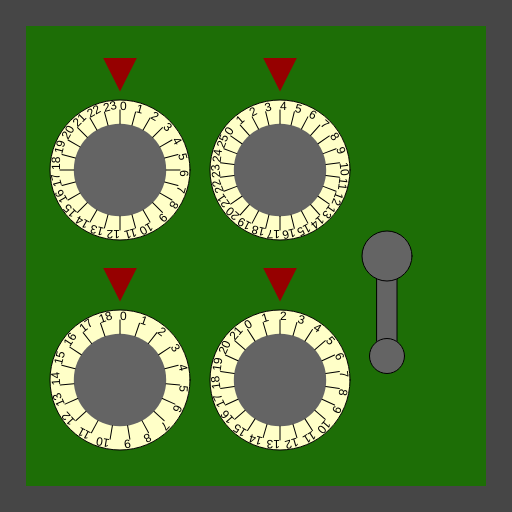
Frame 1 (no input)
Frame 60 (no input): identical to frame 1, image omitted
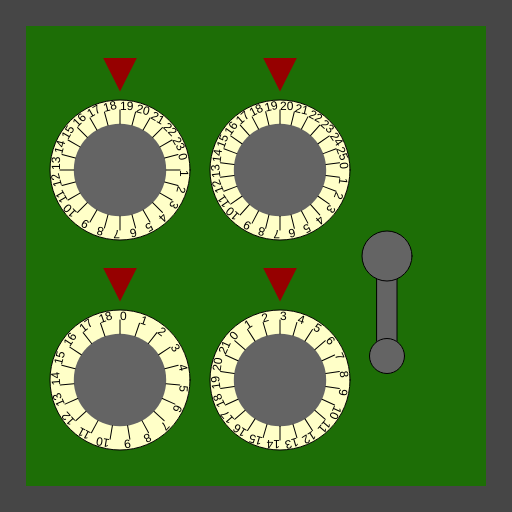
Frame 120 (the mouse pressed at the canvas centre since frame 60)

The p5.js sketch that drew these frames (run headless with seeded random() and noise() and a simulated clock; from frame 60 on, the mouse is pressed at the canvas centre):

// p5.js sketch
// ── sketch.js
/*

Officer: 6012708
CaseNum: 303-2-73836139-6012708

Case 303 - The Case of the Crooked Attorney
Stage 3 - The Gates Bank

I’ve made an appointment for you at the Gates Bank to retrieve your safe deposit box from the vault.
Actually you will break into Torvalds’ one.

Crack the safe by doing the following:

	When the mouse button is pressed:
	- Make Secure_Vault_CombA equal to the value of mouseY
	- Use the 'min' function to prevent Secure_Vault_CombA from going above 19

	When the mouse button is released:
	- Increment Secure_Vault_CombB by 2
	- Use the 'min' function to prevent Secure_Vault_CombB from going above 15

	Whilst the mouse is moving:
	- Make Secure_Vault_CombC equal to the value of mouseY
	- Use the 'constrain' function to prevent Secure_Vault_CombC from falling below 4 and going above 20

	Whilst the mouse is moving:
	- Increment Secure_Vault_CombD by 1
	- Use the 'constrain' function to prevent Secure_Vault_CombD from falling below 2 and going above 18

	Whilst the mouse is being dragged:
	- Make Secure_Vault_CombE equal to the value of mouseX
	- Use the 'max' function to prevent Secure_Vault_CombE from falling below 10



This time you'll need to create the relevant event handlers yourself.

There are many possible ways of investigating this case, but you
should use ONLY the following commands:

	- The assignment operator aka. the equals sign !
	- mouseX, mouseY
	- Incrementing +=
	- Decrementing -=
	- min, max
	- constrain

*/

//declare the variables

var Secure_Vault_CombA;
var Secure_Vault_CombB;
var Secure_Vault_CombC;
var Secure_Vault_CombD;
var Secure_Vault_CombE;


function preload() {
	//IMAGES WILL BE LOADED HERE

}

function setup() {
	createCanvas(512, 512);

	//initialise the variables
	Secure_Vault_CombA = 0;
	Secure_Vault_CombB = 0;
	Secure_Vault_CombC = 0;
	Secure_Vault_CombD = 0;
	Secure_Vault_CombE = 0;

}

///////////////////EVENT HANDLERS///////////////////

//Create event handlers here to open the safe ...
function mousePressed() {
	Secure_Vault_CombA = mouseY;
	Secure_Vault_CombA = min(Secure_Vault_CombA, 19);
 } 
// 	When the mouse button is released:
// 	- Increment Secure_Vault_CombB by 2 
// 	- Use the 'min' function to prevent Secure_Vault_CombB from going above 15 
function mouseReleased(){
	Secure_Vault_CombB += 2; 
	Secure_Vault_CombB = min(Secure_Vault_CombB,15) 
} 
// 	Whilst the mouse is moving: 
// 	- Make Secure_Vault_CombC equal to the value of mouseY 
// 	- Use the 'constrain' function to prevent Secure_Vault_CombC from falling below 4 and going above 20 
// 	Whilst the mouse is moving: 
// 	- Increment Secure_Vault_CombD by 1 
// 	- Use the 'constrain' function to prevent Secure_Vault_CombD from falling below 2 and going above 18 
function mouseMoved(){ 
	Secure_Vault_CombC = constrain(mouseY,4,20); 
	Secure_Vault_CombD += 1; 
	Secure_Vault_CombD = constrain(Secure_Vault_CombD,2,18); 
} 
	// 	Whilst the mouse is being dragged: 
	// 	- Make Secure_Vault_CombE equal to the value of mouseX 
	// 	- Use the 'max' function to prevent Secure_Vault_CombE from falling below 10 
	
function mouseDragged(){ 
	Secure_Vault_CombE = mouseX; 
	Secure_Vault_CombE = max(Secure_Vault_CombE,10); 
}

///////////////DO NOT CHANGE CODE BELOW THIS POINT///////////////////

function draw() {

	//Draw the safe door
	background(70);
	noStroke();
	fill(29, 110, 6);
	rect(26, 26, width - 52, width - 52);

	//Draw the combination dials
	push();
	translate(120, 170);
	drawDial(140, Secure_Vault_CombA, 24);
	pop();

	push();
	translate(120, 380);
	drawDial(140, Secure_Vault_CombB, 19);
	pop();

	push();
	translate(280, 170);
	drawDial(140, Secure_Vault_CombC, 26);
	pop();

	push();
	translate(280, 380);
	drawDial(140, Secure_Vault_CombD, 22);
	pop();

	//Draw the lever
	push();
	translate(width - 125, 256);
	drawLever(Secure_Vault_CombE);
	pop();


}

function drawDial(diameter, num, maxNum) {
	//the combination lock

	var r = diameter * 0.5;
	var p = r * 0.6;

	stroke(0);
	fill(255, 255, 200);
	ellipse(0, 0, diameter, diameter);
	fill(100);
	noStroke();
	ellipse(0, 0, diameter * 0.66, diameter * 0.66);
	fill(150, 0, 0);
	triangle(
		-p * 0.4, -r - p,
		p * 0.4, -r - p,
		0, -r - p / 5
	);

	noStroke();

	push();
	var inc = 360 / maxNum;

	rotate(radians(-num * inc));
	for (var i = 0; i < maxNum; i++) {
		push();
		rotate(radians(i * inc));
		stroke(0);
		line(0, -r * 0.66, 0, -(r - 10));
		noStroke();
		fill(0);
		text(i, 0, -(r - 10));
		pop();
	}

	pop();
}

function drawLever(rot) {
	push();
	rotate(radians(-rot))
	stroke(0);
	fill(100);
	rect(-10, 0, 20, 100);
	ellipse(0, 0, 50, 50);
	ellipse(0, 100, 35, 35);
	pop();
}
